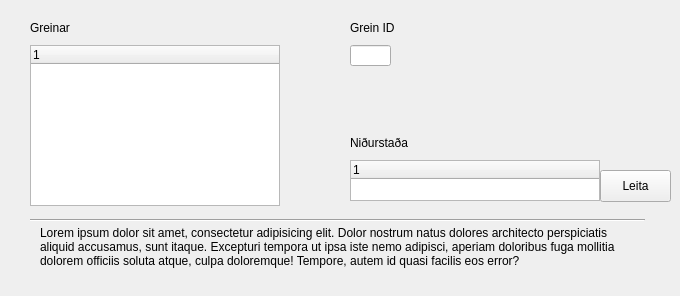
      <widget class="QWidget" name="divisionsTabCreate_2">
       <attribute name="title">
        <string>Grein</string>
       </attribute>
       <widget class="QLabel" name="label_35">
        <property name="geometry">
         <rect>
          <x>40</x>
          <y>226</y>
          <width>595</width>
          <height>61</height>
         </rect>
        </property>
        <property name="text">
         <string>Lorem ipsum dolor sit amet, consectetur adipisicing elit. Dolor nostrum natus dolores architecto perspiciatis aliquid accusamus, sunt itaque. Excepturi tempora ut ipsa iste nemo adipisci, aperiam doloribus fuga mollitia dolorem officiis soluta atque, culpa doloremque! Tempore, autem id quasi facilis eos error?</string>
        </property>
        <property name="textFormat">
         <enum>Qt::AutoText</enum>
        </property>
        <property name="scaledContents">
         <bool>false</bool>
        </property>
        <property name="alignment">
         <set>Qt::AlignLeading|Qt::AlignLeft|Qt::AlignTop</set>
        </property>
        <property name="wordWrap">
         <bool>true</bool>
        </property>
       </widget>
       <widget class="Line" name="line_10">
        <property name="geometry">
         <rect>
          <x>30</x>
          <y>210</y>
          <width>615</width>
          <height>20</height>
         </rect>
        </property>
        <property name="orientation">
         <enum>Qt::Horizontal</enum>
        </property>
       </widget>
       <widget class="QTreeWidget" name="treeWidget_3">
        <property name="geometry">
         <rect>
          <x>350</x>
          <y>160</y>
          <width>250</width>
          <height>41</height>
         </rect>
        </property>
        <column>
         <property name="text">
          <string notr="true">1</string>
         </property>
        </column>
       </widget>
       <widget class="QLabel" name="label_45">
        <property name="geometry">
         <rect>
          <x>30</x>
          <y>20</y>
          <width>101</width>
          <height>16</height>
         </rect>
        </property>
        <property name="text">
         <string>Greinar</string>
        </property>
       </widget>
       <widget class="QLabel" name="label_46">
        <property name="geometry">
         <rect>
          <x>350</x>
          <y>135</y>
          <width>101</width>
          <height>16</height>
         </rect>
        </property>
        <property name="text">
         <string>Niðurstaða</string>
        </property>
       </widget>
       <widget class="QTreeWidget" name="treeWidget_4">
        <property name="geometry">
         <rect>
          <x>30</x>
          <y>45</y>
          <width>250</width>
          <height>161</height>
         </rect>
        </property>
        <column>
         <property name="text">
          <string notr="true">1</string>
         </property>
        </column>
       </widget>
       <widget class="QPushButton" name="pushButton_11">
        <property name="geometry">
         <rect>
          <x>600</x>
          <y>170</y>
          <width>71</width>
          <height>32</height>
         </rect>
        </property>
        <property name="text">
         <string>Leita</string>
        </property>
       </widget>
       <widget class="QLineEdit" name="lineEdit_2">
        <property name="geometry">
         <rect>
          <x>350</x>
          <y>45</y>
          <width>41</width>
          <height>21</height>
         </rect>
        </property>
        <property name="text">
         <string/>
        </property>
        <property name="maxLength">
         <number>11</number>
        </property>
        <property name="clearButtonEnabled">
         <bool>true</bool>
        </property>
       </widget>
       <widget class="QLabel" name="label_47">
        <property name="geometry">
         <rect>
          <x>350</x>
          <y>20</y>
          <width>101</width>
          <height>16</height>
         </rect>
        </property>
        <property name="text">
         <string>Grein ID</string>
        </property>
       </widget>
      </widget>
